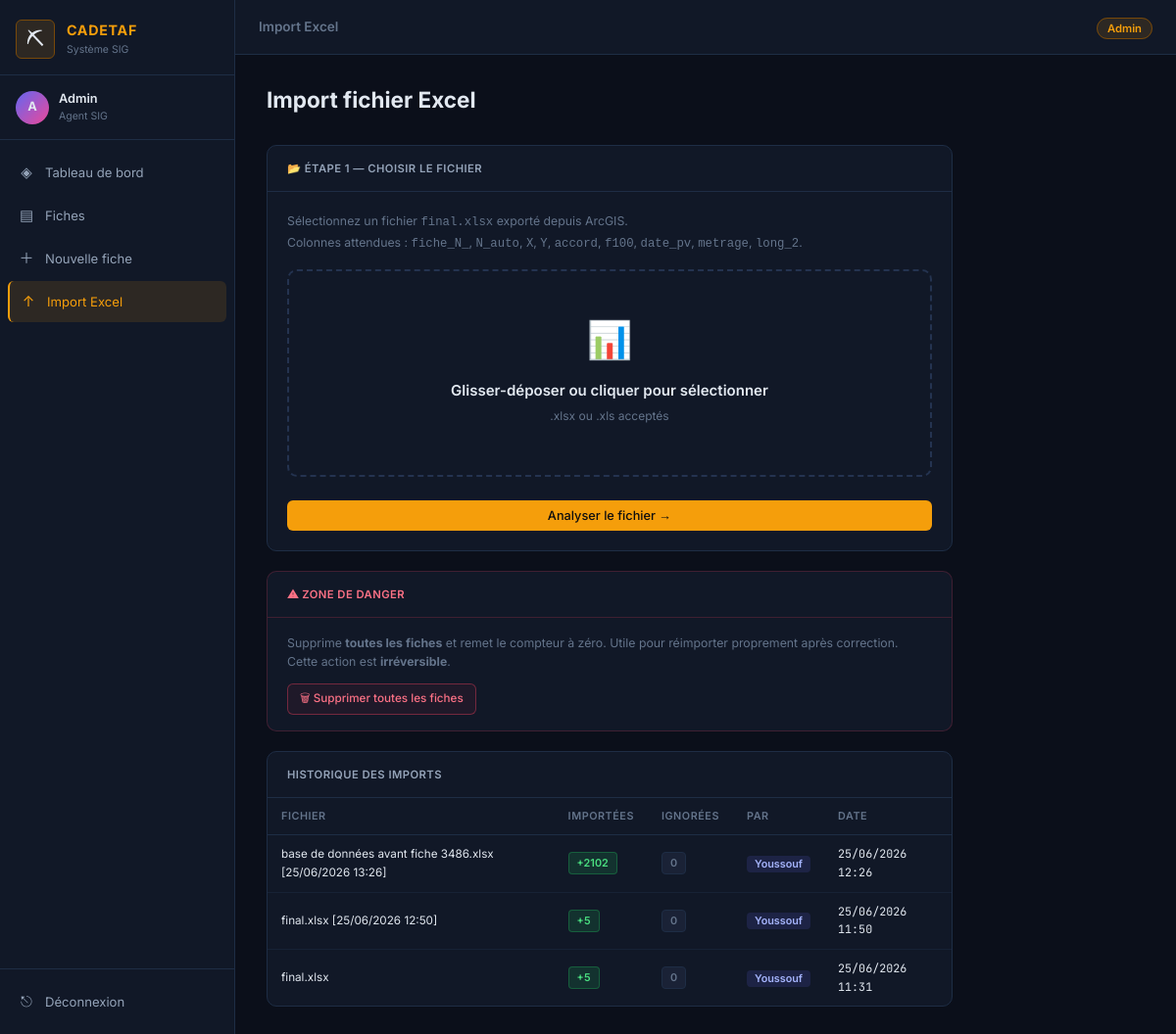
The page /import (signed in) on the database its author committed.
### app.py (models this page shows)
class ImportLog(Base):
    __tablename__ = 'import_logs'
    id          = Column(Integer, primary_key=True, autoincrement=True)
    filename    = Column(String(255))
    nb_imported = Column(Integer, default=0)
    nb_skipped  = Column(Integer, default=0)
    imported_by = Column(String(50))
    imported_at = Column(DateTime, default=datetime.utcnow)

### app.py (the view, shortened to what this page needs)
@app.route('/import', methods=['GET','POST'])
@login_required
def import_excel():
    db   = SessionLocal()
    rows = db.query(ImportLog).order_by(ImportLog.imported_at.desc()).limit(10).all()
    logs = _build_logs(rows)
    db.close()
    return render_template('import.html',
        step=1, logs=logs, username=session['user'])
    def fmt_date(val):
        """SQLite retourne parfois un str, parfois un datetime — on gère les deux."""
        if not val:
            return ''
        if isinstance(val, str):
            try:
                from datetime import datetime as dt
                d = dt.fromisoformat(val.split('.')[0])
                return d.strftime('%d/%m/%Y %H:%M')
            except Exception:
                return val
        try:
            return val.strftime('%d/%m/%Y %H:%M')
        except Exception:
            return str(val)
    logs = [{'filename':    l.filename,
             'nb_imported': l.nb_imported,
             'nb_skipped':  l.nb_skipped,
             'imported_by': l.imported_by,
             'imported_at': fmt_date(l.imported_at)}
            for l in rows]
    nb_sans_caidat = db.query(Fiche).filter(
        (Fiche.caidat == '') | (Fiche.caidat == None)
    ).count()
    db.close()
    return render_template('import.html',
        step=1,
        logs=logs,
        nb_sans_caidat=nb_sans_caidat,
        username=session['user'])

### app.py (called while the page is built)
def login_required(f):
    @wraps(f)
    def decorated(*args, **kwargs):
        if 'user' not in session:
            flash('Veuillez vous connecter.', 'error')
            return redirect(url_for('login'))
        return f(*args, **kwargs)
    return decorated

def _build_logs(rows):
    def fmt(val):
        if not val: return ''
        if isinstance(val, str):
            try:
                from datetime import datetime as dt
                return dt.fromisoformat(val.split('.')[0]).strftime('%d/%m/%Y %H:%M')
            except: return val
        try: return val.strftime('%d/%m/%Y %H:%M')
        except: return str(val)
    return [{'filename': l.filename, 'nb_imported': l.nb_imported,
             'nb_skipped': l.nb_skipped, 'imported_by': l.imported_by,
             'imported_at': fmt(l.imported_at)}
            for l in rows]

### templates/import.html (shortened to what this page needs)
{% extends "base.html" %}
{% block topbar_title %}Import Excel{% endblock %}
{% block content %}
<div class="page-header">
  <h1>Import fichier Excel</h1>
</div>
<div class="import-wrap">
  {% if step == 1 %}
  <div class="card import-card">
    <div class="card-header">
      <span>📂 Étape 1 — Choisir le fichier</span>
    </div>
    <div class="card-body">
      <p class="text-muted">
        Sélectionnez un fichier <code>final.xlsx</code> exporté depuis ArcGIS.<br>
        Colonnes attendues : <code>fiche_N_</code>, <code>N_auto</code>, <code>X</code>, <code>Y</code>,
        <code>accord</code>, <code>f100</code>, <code>date_pv</code>, <code>metrage</code>, <code>long_2</code>.
      </p>
      <form method="POST" action="{{ url_for('import_excel') }}" enctype="multipart/form-data">
        <div class="drop-zone" id="dropZone" onclick="document.getElementById('excel_file').click()">
          <div class="drop-icon">📊</div>
          <div class="drop-text">Glisser-déposer ou cliquer pour sélectionner</div>
          <div class="drop-hint">.xlsx ou .xls acceptés</div>
        </div>
        <button type="submit" class="btn btn-primary btn-full mt-2"
                id="importBtn" disabled>Analyser le fichier →</button>
      </form>
    </div>
  </div>
  {% endif %}
  <div class="card danger-zone-card">
    <div class="card-header" style="color:#fb7185;border-color:rgba(244,63,94,.2)">
      ⚠ Zone de danger
    </div>
    <div class="card-body">
      <p class="text-muted" style="margin-bottom:12px">
        Supprime <strong>toutes les fiches</strong> et remet le compteur à zéro.
        Utile pour réimporter proprement après correction.
        Cette action est <strong>irréversible</strong>.
      </p>
      <button class="btn btn-sm" onclick="supprimerTout()"
              style="border:1px solid rgba(244,63,94,.4);color:#fb7185;background:rgba(244,63,94,.06)">
        🗑 Supprimer toutes les fiches
      </button>
    </div>
  </div>
  <div class="card">
    <div class="card-header">Historique des imports</div>
    {% if logs %}
    <table class="table">
      <thead>
        <tr><th>Fichier</th><th>Importées</th><th>Ignorées</th><th>Par</th><th>Date</th></tr>
      </thead>
      <tbody>
      {% for log in logs %}
      <tr>
        <td class="small">{{ log.filename }}</td>
        <td><span class="badge badge-ok">+{{ log.nb_imported }}</span></td>
        <td><span class="badge badge-neutral">{{ log.nb_skipped }}</span></td>
        <td><span class="agent-pill agent-{{ log.imported_by }}">{{ log.imported_by|capitalize }}</span></td>
        <td class="mono small">{{ log.imported_at }}</td>
      </tr>
      {% endfor %}
      </tbody>
    </table>
    {% else %}
    <p class="empty">Aucun import effectué.</p>
    {% endif %}
  </div>
</div>
{% endblock %}

### templates/base.html (shortened to what this page needs)
<!DOCTYPE html>
<html lang="fr">
<head>
<link rel="stylesheet" href="{{ url_for('static', filename='css/main.css') }}">
</head>
<body>
{% if session.user %}
<nav class="sidebar" id="sidebar">
  <div class="sidebar-brand">
    <div class="brand-icon">⛏</div>
    <div>
      <div class="brand-name">CADETAF</div>
      <div class="brand-sub">Système SIG</div>
    </div>
  </div>
  <div class="sidebar-user">
    <div class="user-avatar">{{ session.user[0]|upper }}</div>
    <div>
      <div class="user-name">{{ session.user|capitalize }}</div>
      <div class="user-role">Agent SIG</div>
    </div>
  </div>
  <nav class="sidebar-nav">
    <a href="{{ url_for('dashboard') }}" class="nav-link {% if request.endpoint=='dashboard' %}active{% endif %}">
      <span class="nav-icon">◈</span> Tableau de bord
    </a>
    <a href="{{ url_for('fiches') }}" class="nav-link {% if request.endpoint in ('fiches','nouvelle_fiche','modifier_fiche') %}active{% endif %}">
      <span class="nav-icon">▤</span> Fiches
    </a>
    <a href="{{ url_for('nouvelle_fiche') }}" class="nav-link {% if request.endpoint=='nouvelle_fiche' %}active{% endif %}">
      <span class="nav-icon">＋</span> Nouvelle fiche
    </a>
    <a href="{{ url_for('import_excel') }}" class="nav-link {% if request.endpoint=='import_excel' %}active{% endif %}">
      <span class="nav-icon">↑</span> Import Excel
    </a>
  </nav>
  <div class="sidebar-footer">
    <a href="{{ url_for('logout') }}" class="nav-link nav-logout">
      <span class="nav-icon">⎋</span> Déconnexion
    </a>
  </div>
</nav>
<div class="main-wrap">
  <header class="topbar">
    <div class="topbar-title">{% block topbar_title %}{% endblock %}</div>
    <div class="topbar-right">
      <span class="badge-user">{{ session.user|capitalize }}</span>
    </div>
  </header>
  <main class="content">
    {% block content %}{% endblock %}
  </main>
</div>
{% else %}
{% block auth_content %}{% endblock %}
{% endif %}
</body>
</html>

### rows shown on the page
ImportLog: filename "base de données avant fiche 3486.xlsx [25/06/2026 13:26]", nb_imported "2102", nb_skipped "0", imported_by "Youssouf", imported_at "25/06/2026 12:26"
ImportLog: filename "final.xlsx [25/06/2026 12:50]", nb_imported "5", nb_skipped "0", imported_by "Youssouf", imported_at "25/06/2026 11:50"
ImportLog: filename "final.xlsx", nb_imported "5", nb_skipped "0", imported_by "Youssouf", imported_at "25/06/2026 11:31"

### other values the page prints
{{ session.user[0]|upper }} "A"
{{ session.user|capitalize }} "Admin"
